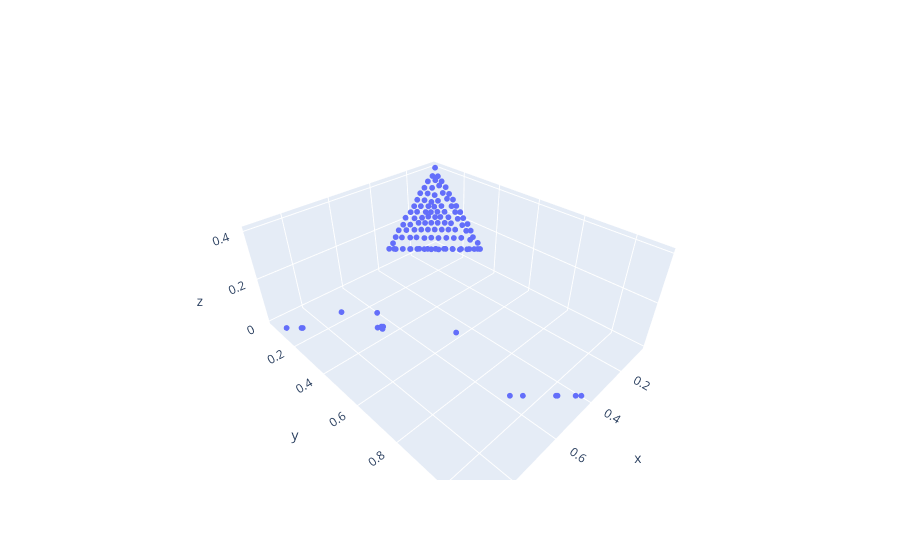

Notebook code cell kept with this figure:
### Code cell
cf = generate_composite_front(objectives, objectives2)
fig2 = go.Figure(data=go.Scatter3d(x=cf[:,0],
                                   y=cf[:,1],
                                   z=cf[:,2],
                                   mode="markers",
                                   marker_size=2))
fig2

### Figure 1 — Plotly figure (JSON) as saved in the notebook; plotly's stock layout.template omitted (floating-point values rounded to 4 significant figures; data arrays with more than 128 entries replaced by an {"elided": "..."} marker saying what was removed)
{"data": [{"marker": {"size": 2}, "mode": "markers", "type": "scatter3d", "x": {"elided": "159 float values"}, "y": {"elided": "159 float values"}, "z": {"elided": "159 float values"}}], "layout": {}}
